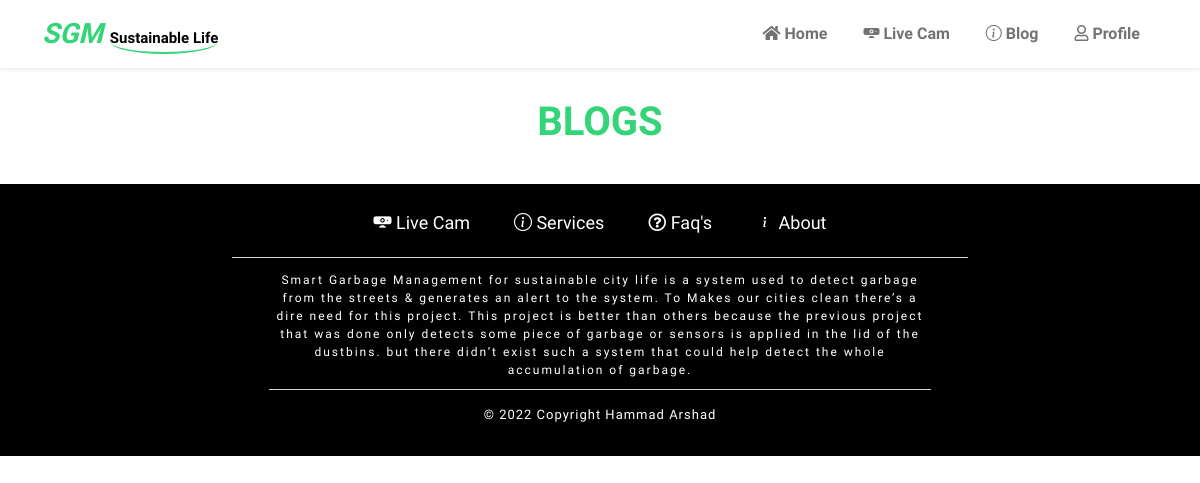
The page /blog.php (signed in) on the database as committed earlier.
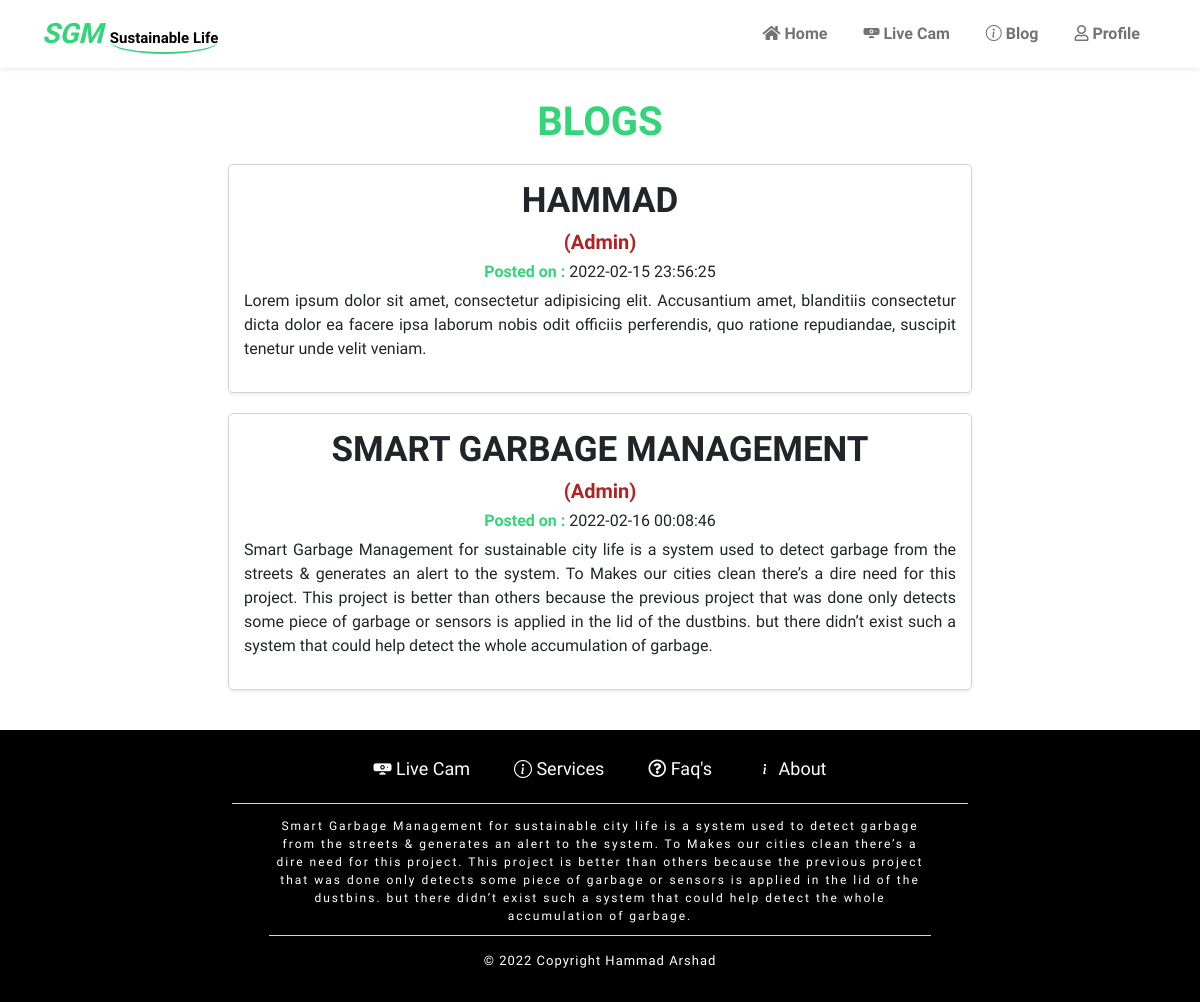
The same page on the database as committed later.
### tables this page shows
CREATE TABLE `sgm_blog` (
  `id` int(11) NOT NULL,
  `title` varchar(150) NOT NULL,
  `comment` text NOT NULL,
  `date` datetime NOT NULL DEFAULT current_timestamp()
);

### blog.php (the view, shortened to what this page needs)
<?php
require '_connection.php';
?>
<!doctype html>
<html lang="en">
<head>
    <?php
    include "_imports.php";
    import_css();
    ?>
</head>
<body>
<?= get_header() ?>
<section class="blog-post">
    <div class="container">
        <h1 class="heading-blog">Blogs</h1>
        <div class="row-cols-1 justify-content-center">
            <?php
            if ($conn) {
                $blog_query = "SELECT `id`, `title`, `comment`, `date` FROM `sgm_blog`";
                $blog_query_run = mysqli_query($conn, $blog_query);
                if (mysqli_num_rows($blog_query_run) > 0) {
                    while ($data = mysqli_fetch_assoc($blog_query_run)) {
                        echo '
            <div class="col-10 col-md-8 shadow-sm">
                <h1>'.$data['title'].'</h1>
                <h5>(Admin)</h5>
                <h6><span>Posted on : </span> '.$data['date'].'</h6>
                <p>'.$data['comment'].'</p>
            </div>';
                    }
                }
            }
            ?>
        </div>
    </div>
</section>
<?= get_footer() ?>
</body>
</html>

### _imports.php (shortened to what this page needs)
<?php
function import_css()
{
    echo '<link rel="stylesheet" href="lib/bootstrap/css/bootstrap.min.css">
<link rel="stylesheet" href="css/style.css">
<link rel="stylesheet" href="https://pro.fontawesome.com/releases/v5.10.0/css/all.css"
/>
          <link rel="preconnect" href="https://fonts.googleapis.com">
<link rel="preconnect" href="https://fonts.gstatic.com" crossorigin>
<link href="https://fonts.googleapis.com/css2?family=Source+Sans+Pro:wght@300&display=swap" rel="stylesheet">
<link rel="stylesheet" href="https://cdn.jsdelivr.net/npm/bootstrap-icons@1.7.1/font/bootstrap-icons.css">
';
}
function get_header(){
    echo '<nav class="navbar navbar-expand-md navbar-light bg-light sticky-md-top shadow-sm">
    <div class="container">
        <a class="navbar-brand" href="admin.php">SGM <span>Sustainable Life</span></a>
        <div class="collapse navbar-collapse" id="navbarSupportedContent">
            <ul class="navbar-nav ms-auto mb-2 mb-lg-0">
                <li class="nav-item">
                    <a class="nav-link" aria-current="page" href="admin.php"><i class="fas fa-home"></i> Home</a>
                </li>
                <li class="nav-item">
                    <a class="nav-link" href="livecam.php"><i class="bi bi-webcam-fill"></i> Live Cam</a>
                </li>
                <li class="nav-item">
                    <a class="nav-link" href="blog.php"><i class="bi bi-info-circle"></i> Blog</a>
                </li>
                <li class="nav-item dropdown">
                    <a class="nav-link" id="navbarDropdown" role="button"
                       data-bs-toggle="dropdown hover" aria-expanded="false">
                        <i class="far fa-user"></i> Profile
                    </a>
                </li>
            </ul>
        </div>
    </div>
</nav>
';
}
function get_footer(){
    echo '<section class="footer">
    <div class="container">
        <div class="row justify-content-center">
            <div class="col-md-8">
                <div class="list-link">
                    <ul>
                        <li><a href="livecam.php"><i class="bi bi-webcam-fill"></i> Live Cam</a></li>
                        <li><a href="service.php"><i class="bi bi-info-circle"></i> Services</a></li>
                        <li><a href="faqs.php"><i class="far fa-question-circle"></i> Faq\'s</a></li>
                        <li><a href="about.php"><i class="bi bi-info"></i> About</a></li>
                    </ul>
                </div>
                <div class="description-text">
                    <p>Smart Garbage Management for sustainable city life is a system used to detect garbage from the
                        streets & generates an alert to the system. To Makes our cities clean there’s a dire need for
                        this project. This project is better than others because the previous project that was done only
                        detects some piece of garbage or sensors is applied in the lid of the dustbins. but there didn’t
                        exist such a system that could help detect the whole accumulation of garbage.</p>
                </div>
                <div class="copyright-portion">
                    <p>&copy;  '.Date("Y") .' Copyright Hammad Arshad</p>
                </div>
            </div>
        </div>
    </div>
</section>';
}
?>

### css/style.css (style rules this page uses)
* { margin: 0; padding: 0; box-sizing: border-box; font-family: "Source Sans Pro", sans-serif; scroll-behavior: smooth; }
.navbar { background-color: white !important; }
.navbar .navbar-brand { font-weight: bold; font-size: 28px; color: #34d479; font-style: italic; }
.navbar .navbar-brand span { color: black; font-size: 15px; font-style: normal; transition: 0.4s; border-bottom: 2px solid #34d479; border-radius: 80%; padding-bottom: 5px; }
.navbar .navbar-collapse .navbar-nav .nav-item { padding: 0 10px; }
.navbar .navbar-collapse .navbar-nav .nav-item .nav-link { font-weight: bold; }
.footer { background-color: black; color: white; padding: 15px 0; }
.footer .row .col-md-8 .list-link { text-align: center; border-bottom: 1px solid lightgray; margin: 5px 0; }
.footer .row .col-md-8 .list-link ul { padding: 0; }
.footer .row .col-md-8 .list-link ul li { list-style: none; display: inline-block; padding: 5px 20px; }
.footer .row .col-md-8 .list-link ul li a { text-decoration: none; color: white; font-size: 18px; transition: 0.3s; }
.footer .row .col-md-8 .description-text { padding: 3px 0 10px 0; }
.footer .row .col-md-8 .description-text p { text-align: center; width: 90%; padding-bottom: 10px; margin: 5px auto; font-size: 12px; letter-spacing: 2px; border-bottom: 1px solid lightgray; }
.footer .row .col-md-8 .copyright-portion { text-align: center; }
.footer .row .col-md-8 .copyright-portion p { font-size: 13px; letter-spacing: 1px; }
.blog-post { margin: 20px 0; padding: 10px 0; }
.blog-post .heading-blog { text-align: center; color: #34d479; font-weight: bold; text-transform: uppercase; }
.blog-post .row-cols-1 { display: flex; align-items: center; justify-content: center; flex-direction: column; }
.blog-post .row-cols-1 .col-10 { border-radius: 5px; border: 1px solid lightgrey; margin: 10px; padding: 15px; }
.blog-post .row-cols-1 .col-10 h1 { text-align: center; font-size: 35px; font-weight: bold; text-transform: uppercase; }
.blog-post .row-cols-1 .col-10 h6 { text-align: center; }
.blog-post .row-cols-1 .col-10 h6 span { color: #34d479; font-weight: bold; }
.blog-post .row-cols-1 .col-10 h5 { font-weight: bold; color: firebrick; text-align: center; }
.blog-post .row-cols-1 .col-10 p { text-align: justify; }

Rows that differ between the two databases and show on the page:
added sgm_blog: title "HAMMAD", date "2022-02-15 23:56:25", comment "Lorem ipsum dolor sit amet, consectetur adipisicing elit. Accusantium amet, blanditiis consectetur dicta dolor ea facere ipsa laborum nobis odit officiis perferendis, quo ratione repudiandae, suscipit tenetur unde velit veniam."
added sgm_blog: title "SMART GARBAGE MANAGEMENT", date "2022-02-16 00:08:46", comment "Smart Garbage Management for sustainable city life is a system used to detect garbage from the streets & generates an alert to the system. To Makes our cities clean there’s a dire need for this project. This project is better than others because the previous project that was done only detects some piece of garbage or sensors is applied in the lid of the dustbins. but there didn’t exist such a system that could help detect the whole accumulation of garbage."
